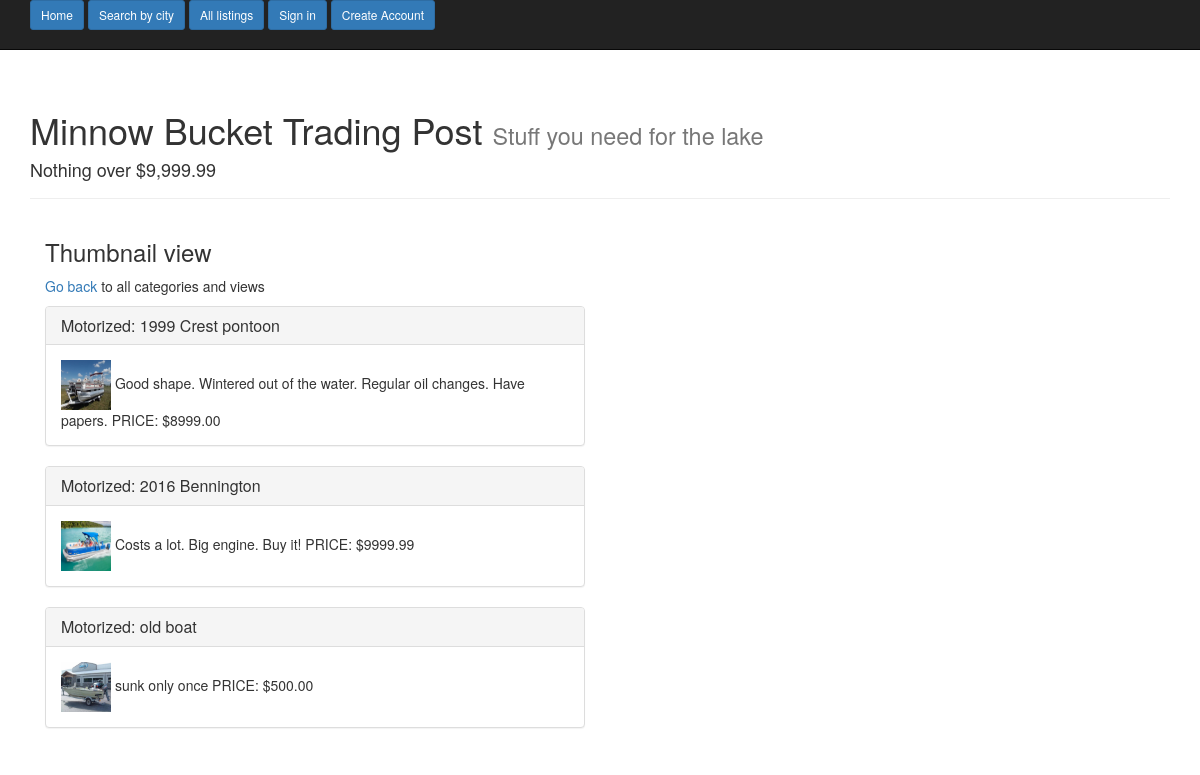
The app's page /category/4/thumb/ with its own data.
### main_app/models.py (models this page shows, shortened)
class Listing(models.Model):
    title = models.CharField(max_length=40)
    description = models.TextField()
    price = models.DecimalField(max_digits=6, decimal_places=2)
    photo = models.ImageField(upload_to='listing_photos', null=True, blank=True, verbose_name='Upload a photo')
    city = models.ForeignKey(Location)
    seller = models.ForeignKey(User)
    created = models.DateTimeField(auto_now_add=True)
    pick_category = models.ForeignKey(Category)
    class Meta:
        ordering = ['-created']
    @property
    def photo_url(self):
        if self.photo:
            return self.photo.url
        return 'http://sport.ngmnexpo.com/cliparts/2015/02/1344144.jpg'

class Category(models.Model):
    new_category = models.CharField(max_length=30)
    choose_main = models.ForeignKey('self', null=True, blank=True, related_name="sub_choice")
    def __str__(self):
        return self.new_category
    class Meta:
        verbose_name_plural = "Categories"

### main_app/views.py (the view)
# urls.py: url(r'^category/(?P<subpk>\d+)/thumb/$', SubCatThumbView.as_view(), name='subcat_thumb_view'),
class SubCatThumbView(SubCatListView):
    template_name = 'thumb.html'

### main_app/views.py (called while the page is built)
    def get_queryset(self, **kwargs):
        sub_cat = self.kwargs.get('subpk', None)
        return Listing.objects.filter(pick_category=sub_cat)

### templates/thumb.html
{% extends "base.html" %}
{% block content %}
<div class="col-md-6">
  <h3>Thumbnail view</h3>
  <p> <a href="{% url 'index_view' %}">Go back</a> to all categories and views </p>
  {% for object in object_list %}
      <div class="panel panel-default">
        <div class="panel-heading">
          <h3 class="panel-title">{{ object.pick_category }}: <a href="{% url 'list_detail_view' object.pk %}">{{ object.title }}</a></h3>
        </div>
        <div class="panel-body">
            <a href="{% url 'list_detail_view' object.pk %}"><img class='small' src="{{ object.photo_url }}" alt="" /></a>
            {{ object.description }}
            PRICE: ${{ object.price }}
        </div>
      </div>
  {% endfor %}
{% endblock %}

### main_app/static/main_app/css/main.css (style rules this page uses)
.small { width: 50px; height: 50px; }

### records on screen
Listing: pick_category "Motorized", title "1999 Crest pontoon", photo_url (picture), description "Good shape. Wintered out of the water. Regular oil changes. Have papers.", price "8999.00"
Listing: pick_category "Motorized", title "2016 Bennington", photo_url (picture), description "Costs a lot. Big engine. Buy it!", price "9999.99"
Listing: pick_category "Motorized", title "old boat", photo_url (picture), description "sunk only once", price "500.00"
